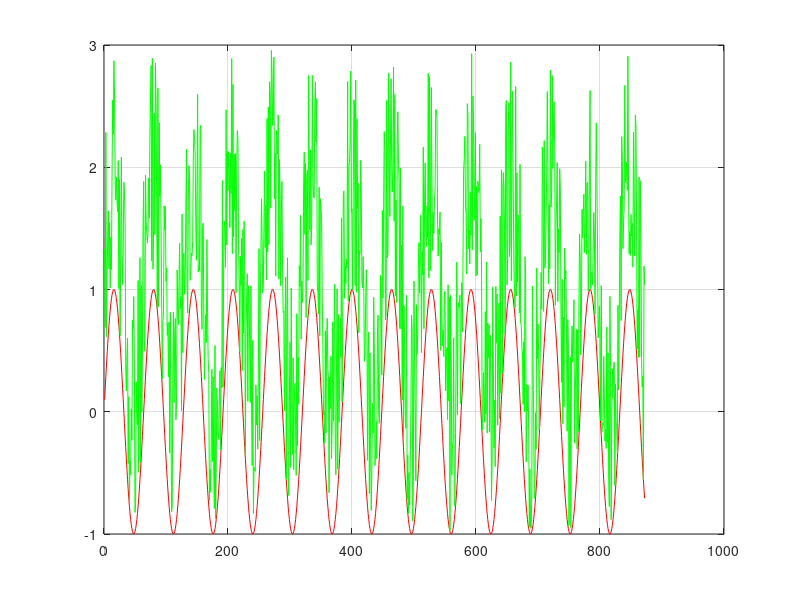

Write the MATLAB code that produced this figure. (Note: this script raises an error after producing the figure.)

M=128;
T=64;
w=2*pi/T;
t1=0;
t2=1000;
tstep=1;
t=t1:tstep:t2;
phi=0;
A=2;
N=1000;

x0=@(t)sin(w*t);


xk=@(k)(A*rand(1,k));
%k=length(t);
n=1:N-M;

x=@(t)(x0(t)+xk(length(t)));
phixx=@(n)(fn(n,M,x))/M;
plot(n,x0(n),'r'); hold on; grid;
plot(n,x(n),'g'); hold on;
plot(n,phixx(n),'b'); legend('sin','sin+noise','autocorrelate');
